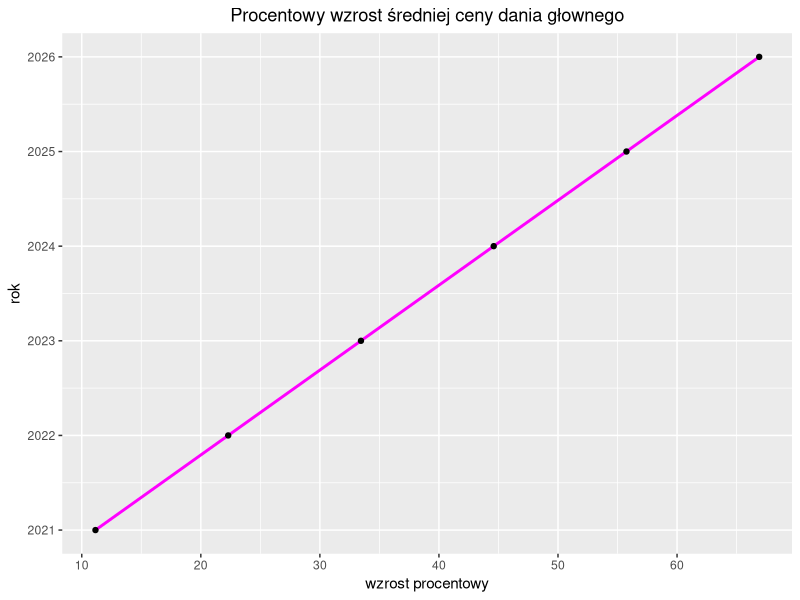
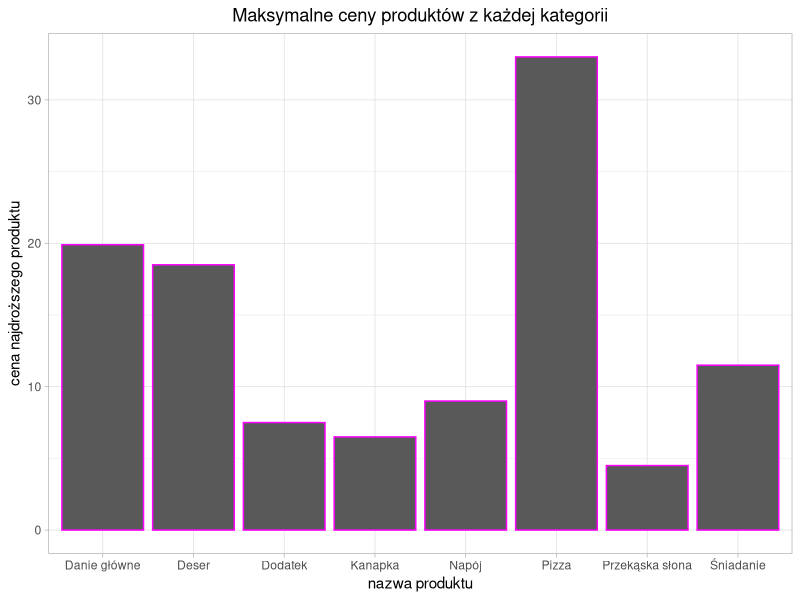
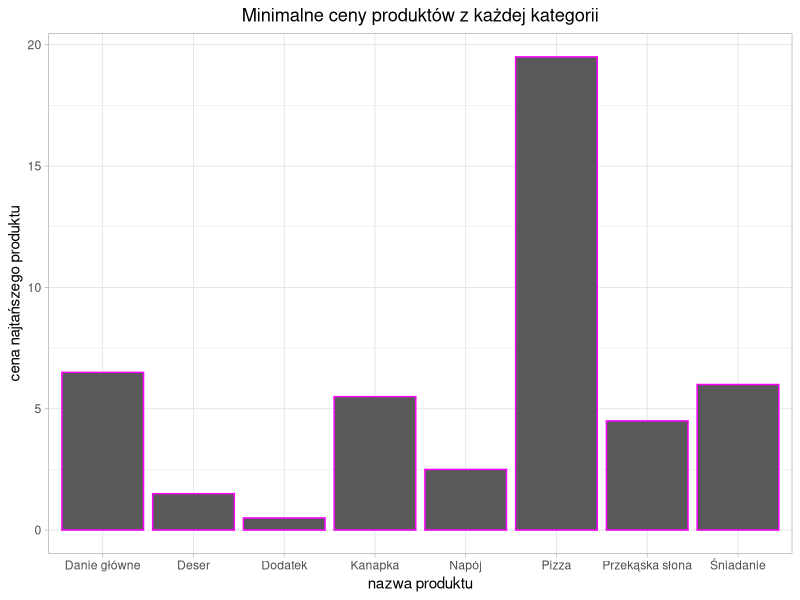

Write the R code that produced these figures, in order.
library(tidyverse)
library(dplyr)

### 

menu = read.csv("menu.csv", encoding = "UTF-8")
menu

class(menu)
attributes(menu)

menu_stare = read.csv("stare_menu.csv", encoding = "UTF-8")
menu_stare


#Prognoza wzrostu cen w przeciągu najbliższych lat (na podstawie zmiany średniej cen dań głównych na przestrzeni ostatniego roku) 

nowe_ceny = mean(menu$CENA[1:41])
nowe_ceny
stare_ceny = mean(menu_stare$CENA)
stare_ceny
wzrost_procentowy = 100 - (stare_ceny/nowe_ceny)*100
wzrost_procentowy
wzrost_roczny=11.15
prognoza =  c(wzrost_roczny, wzrost_roczny+11.15, wzrost_roczny+(2*11.15), wzrost_roczny+(3*11.15), wzrost_roczny+(4*11.15), wzrost_roczny+(5*11.15))
lata= (2021.5:2026) 
lata

wzrost_cen = data.frame(procent = c(wzrost_roczny, wzrost_roczny+11.15, wzrost_roczny+(2*11.15), wzrost_roczny+(3*11.15), wzrost_roczny+(4*11.15), wzrost_roczny+(5*11.15)),
                        rok = 2021:2026)


wzrost_cen

ggplot(wzrost_cen, aes(x=procent,y=rok)) + stat_smooth(method = "auto" , color="magenta")  + geom_point() +ggtitle("Procentowy wzrost średniej ceny dania głownego")+theme(plot.title=element_text(hjust=0.5))+xlab("wzrost procentowy") 

##
#funkcje pozwalające na wyodrębnienie ceny najtańszego i najgroższego elementu z danej kategorii 

najtańsze = function(kategoria){
  if (kategoria == "N"){
    min(menu$CENA[menu$ID == "N"])}
  else if (kategoria == "O"){
    min(menu$CENA[menu$ID == "O"])}
  else if (kategoria == "P"){
    min(menu$CENA[menu$ID == "P"])}
  else if (kategoria == "PR"){
    min(menu$CENA[menu$ID == "PR"])}
  else if (kategoria == "DS"){
    min(menu$CENA[menu$ID == "DS"])}
  else if (kategoria == "D"){
    min(menu$CENA[menu$ID == "D"])}
  else if (kategoria == "S"){
    min(menu$CENA[menu$ID == "S"])}
  else if (kategoria == "K"){
    min(menu$CENA[menu$ID == "K"])}
}

najtańsze("N")

###

najdroższe = function(kategoria){
  if (kategoria == "N"){
    max(menu$CENA[menu$ID == "N"])}
  else if (kategoria == "O"){
    max(menu$CENA[menu$ID == "O"])}
  else if (kategoria == "P"){
    max(menu$CENA[menu$ID == "P"])}
  else if (kateoria == "PR"){
    max(menu$CENA[menu$ID == "PR"])}
  else if (kategoria == "DS"){
    max(menu$CENA[menu$ID == "DS"])}
  else if (kategoria == "D"){
    max(menu$CENA[menu$ID == "D"])}
  else if (kategoria == "S"){
    max(menu$CENA[menu$ID == "S"])}
  else if (kategoria == "K"){
    min(menu$CENA[menu$ID == "K"])}
}

najdroższe("O")


###WYKRES 


library(tidyr)

dane = data.frame(nazwa = c("Danie główne","Deser","Napój","Śniadanie","Pizza","Przekąska słona","Dodatek","Kanapka"),
                  ceny_minimalne =c( min(menu$CENA[menu$ID == "O"]),min(menu$CENA[menu$ID == "DS"]),min(menu$CENA[menu$ID == "N"]),min(menu$CENA[menu$ID == "S"]),min(menu$CENA[menu$ID == "P"]),min(menu$CENA[menu$ID == "PR"]),min(menu$CENA[menu$ID == "D"]),min(menu$CENA[menu$ID == "K"])), 
                  ceny_maksymalne = c(max(menu$CENA[menu$ID == "O"]),max(menu$CENA[menu$ID == "DS"]),max(menu$CENA[menu$ID == "N"]),max(menu$CENA[menu$ID == "S"]),max(menu$CENA[menu$ID == "P"]),max(menu$CENA[menu$ID == "PR"]),max(menu$CENA[menu$ID == "D"]),max(menu$CENA[menu$ID == "K"]))) 
                 
#ceny maksymalne 

ggplot(dane, aes(nazwa,ceny_maksymalne)) + geom_bar(stat = "identity", color = "magenta") + theme_light() +
  ggtitle("Maksymalne ceny produktów z każdej kategorii")+theme(plot.title=element_text(hjust=0.5))+xlab("nazwa produktu") + ylab("cena najdroższego produktu")
  

#ceny minimalne 

ggplot(dane,aes(nazwa,ceny_minimalne)) + geom_bar(stat = "identity", color ="magenta") + theme_light() +
  ggtitle("Minimalne ceny produktów z każdej kategorii")+theme(plot.title=element_text(hjust=0.5))+xlab("nazwa produktu") + ylab("cena najtańszego produktu")

#funkcja pozwalająca na wyodrębnienie pozycji wegetariańskich 


Wege = function(kategoria){
  if (kategoria == "O"){
    menu$NAZWA[menu$ID == "O" & menu$WEGE == "W"]}
  else if (kategoria == "P"){
    menu$NAZWA[menu$ID == "P" & menu$WEGE == "W"]}
  else if (kategoria == "PR"){
    menu$NAZWA[menu$ID == "PR" & menu$WEGE == "W"]}
  else if (kategoria == "DS"){
    menu$NAZWA[menu$ID == "DS"& menu$WEGE == "W"]}
  else if (kategoria == "D"){
    menu$NAZWA[ menu$ID == "D" &menu$WEGE == "W"]}
  else if (kategoria == "S"){
    menu$NAZWA[menu$ID == "S" & menu$WEGE == "W"] }
}

Wege("S")




#Funkcja pozwalająca sprawdzić użytkownikowi na jakie produkty z danej kategorii go stać

na_co_wystarczy = function(kategoria, kwota){
  
  if (kategoria == "N"){
    menu$NAZWA[menu$CENA <= kwota &  menu$ID == "N"]}
  else if (kategoria == "O"){
    menu$NAZWA[menu$CENA <= kwota &  menu$ID == "O"]}
  else if (kategoria == "P"){
    menu$NAZWA[menu$CENA <= kwota &  menu$ID == "P"]}
  else if (kategoria == "PR"){
    menu$NAZWA[menu$CENA <= kwota &  menu$ID == "PR"]}
  else if (kategoria == "DS"){
    menu$NAZWA[menu$CENA <= kwota &  menu$ID == "DS"]}
  else if (kategoria == "D"){
    menu$NAZWA[menu$CENA <= kwota &  menu$ID == "D"]}
  else if (kategoria == "S"){
    menu$NAZWA[menu$CENA <= kwota &  menu$ID == "S"]}
  else if (!is.character(kwota)){
    print("Masz do wyboru kategorie: 'O' -obiad, 'P' - Pizza, 'S' - śniadanie, 'PR' - przekąska słona, 'DR' - deser, 'D' - dodatki, 'N' - Napój.")
  }
  
}
na_co_wystarczy("D", 2)



#zestaw_wege

#funckja pozwalająca wylosować użytkownikowi zestaw wegetariański na podstawie wybranej przez niego kwoty.

zestaw_wege = function(kwota){
  for (i in menu) {
    
    X = sample(menu$NAZWA[menu$ID == "O" & menu$WEGE == "W"],1)
    Y = sample(menu$NAZWA[menu$ID == "DS" & menu$WEGE == "W"],1)
    Z = sample(menu$NAZWA[menu$ID == "N" & menu$WEGE == "W"],1)
    losowanie = sum(menu$CENA[menu$NAZWA == X],menu$CENA[menu$NAZWA == Y],menu$CENA[menu$NAZWA == Z])
    if(losowanie <= kwota){
      cat(c(X,Y,Z), sep= ", ") 
      break
    }   
  }}

zestaw_wege(20) 


#funckja pozwalająca wylosować użytkownikowi zestaw na podstawie wybranej przez niego kwoty.

zestaw = function(kwota){
  for (i in menu) {
    
    X = sample(menu$NAZWA[menu$ID == "O"],1)
    Y = sample(menu$NAZWA[menu$ID == "DS"],1)
    Z = sample(menu$NAZWA[menu$ID == "N"],1)
    losowanie = sum(menu$CENA[menu$NAZWA == X],menu$CENA[menu$NAZWA == Y],menu$CENA[menu$NAZWA == Z])
    if(losowanie <= kwota){
      cat(c(X,Y,Z), sep= ", ") 
      break
    }
  }}

zestaw(20)




